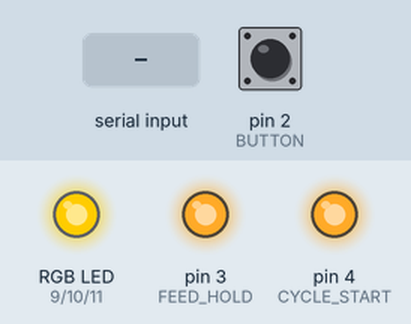
A sketch run on a simulated Arduino Uno, built with avr-gcc and run on an emulated ATmega328P. On the bench: an RGB LED mixed from three pins (HIGH = lit), output pins drawn as LEDs (lit = HIGH). The test bench sets the inputs (shaded band); at power-on: pin 2 (BUTTON) HIGH.

Above: at 1.2 s.
1.3 s: pin 2 (BUTTON) pulled LOW for 0.15 s
At 3.2 s:
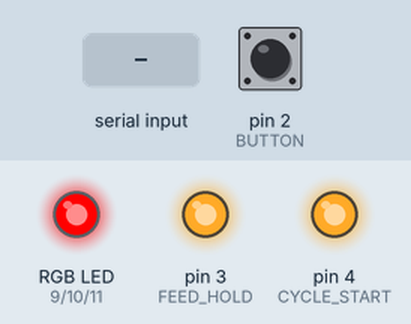
3.8 s: "<Run\n" received over Serial
At 4.9 s:
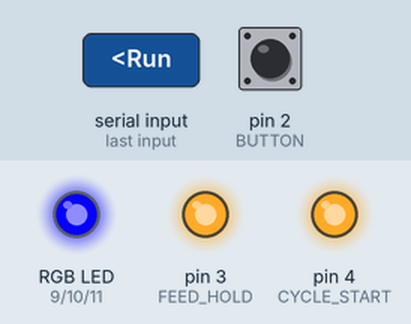
5.3 s: "<Idle\n" received over Serial
At 6.0 s:
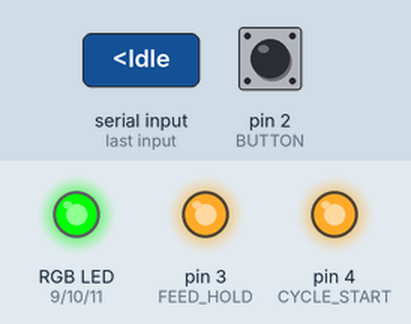
6.8 s: pin 2 (BUTTON) pulled LOW for 1 s
At 7.85 s:
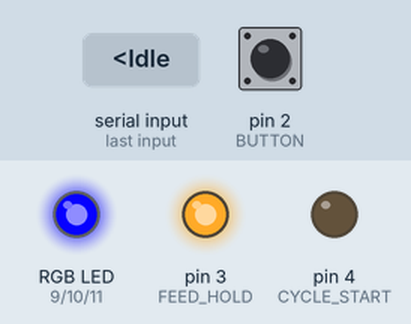
9.4 s: "<Hold\n" received over Serial
At 10.4 s:
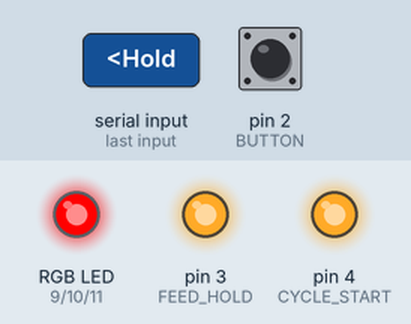
10.9 s: "ok\n" received over Serial
Timing chart, 0 to 13.4 s (numbered marks = the images above; inputs shaded):
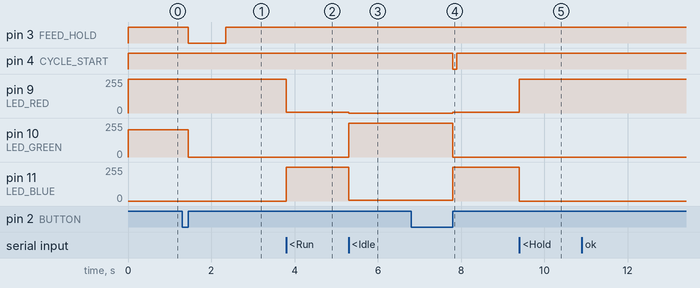

Measured:
- after the input at 1.3 s, pin 3 (FEED_HOLD): HIGH → LOW after 0.15 s, → HIGH 0.90 s later; pin 10 (LED_GREEN): 204/255 → 0/255 after 0.15 s
- after the input at 3.8 s, pin 9 (LED_RED): 255/255 → 7/255 at once; pin 11 (LED_BLUE): 0/255 → 255/255 at once
- after the input at 5.3 s, pin 9 (LED_RED): 7/255 → 0/255 at once; pin 10 (LED_GREEN): 0/255 → 255/255 at once; pin 11 (LED_BLUE): 255/255 → 7/255 at once
- after the input at 6.8 s, pin 4 (CYCLE_START): HIGH → LOW after 1.0 s, → HIGH 0.10 s later; pin 9 (LED_RED): 0/255 → 7/255 after 1.0 s; pin 10 (LED_GREEN): 255/255 → 0/255 after 1.0 s; pin 11 (LED_BLUE): 7/255 → 255/255 after 1.0 s
- after the input at 9.4 s, pin 9 (LED_RED): 7/255 → 255/255 at once; pin 11 (LED_BLUE): 255/255 → 0/255 at once

The sketch:

interface.ino
```cpp
#define LED_RED 9
#define LED_GREEN 10
#define LED_BLUE 11

#define BUTTON 2       // E-stop button
#define FEED_HOLD 3    // A1 on GRBL
#define CYCLE_START 4  // A2 on GRBL


#define STATUS_BOOTING 'B'
#define STATUS_IDLE 'I'
#define STATUS_RUNNING 'R'
#define STATUS_PAUSED 'P'
#define STATUS_DATA 'D'

char grblStatus = 'B';
unsigned long buttonStartTime;
bool paused = false;
String data;


void setStatus(char status) {
  int red = 0, green = 0, blue = 0;

  if (status != 'D') {
    grblStatus = status;
  }

  if (status == STATUS_BOOTING) {
    red = 255; green = 204; blue = 0;
  }
  else if (status == STATUS_IDLE) {
    red = 0; green = 255; blue = 7;
  }
  else if (status == STATUS_RUNNING) {
    red = 7; green = 0; blue = 255;
  }
  else if (status == STATUS_PAUSED) {
    red = 255; green = 0; blue = 0;
  }
  else if (status == STATUS_DATA) {
    red = 0; green = 0; blue = 0;
  }

  analogWrite(LED_RED, red);
  analogWrite(LED_GREEN, green);
  analogWrite(LED_BLUE, blue);
}

void sendPulse(int pin) {
  digitalWrite(pin, LOW);
  delay(100);
  digitalWrite(pin, HIGH);
}


void setup() {
  pinMode(LED_RED, OUTPUT);
  pinMode(LED_GREEN, OUTPUT);
  pinMode(LED_BLUE, OUTPUT);
  pinMode(BUTTON, INPUT_PULLUP);
  pinMode(FEED_HOLD, OUTPUT);
  pinMode(CYCLE_START, OUTPUT);

  digitalWrite(FEED_HOLD, HIGH);
  digitalWrite(CYCLE_START, HIGH);

  setStatus(STATUS_BOOTING);
  Serial.begin(115200);
}

void loop() {
  if (Serial.available()) {
    data = Serial.readStringUntil('\n');
    if (data.startsWith("<Run")) {
      setStatus(STATUS_RUNNING);
    }
    else if (data.startsWith("<Idle")) {
      setStatus(STATUS_IDLE);
    }
    else if (data.startsWith("<Hold")) {
      setStatus(STATUS_PAUSED);
    }
    else if (data.startsWith("ok")) {
      setStatus(STATUS_DATA);
      delay(5);
      setStatus(grblStatus);
    }
    else if (data.startsWith("Grbl")) {
      setStatus(STATUS_IDLE);
    }
  }

  if (digitalRead(BUTTON) == LOW) {
    buttonStartTime = millis();
    paused = false;
    while (millis() < buttonStartTime + 1000) {
      if (digitalRead(BUTTON) == HIGH) {
        setStatus(STATUS_PAUSED);
        paused = true;
        sendPulse(FEED_HOLD);
      }
    }
    if (!paused) {
      setStatus(STATUS_RUNNING);
      sendPulse(CYCLE_START);
      while (digitalRead(BUTTON) == LOW) {}
    }
  }
}
```
